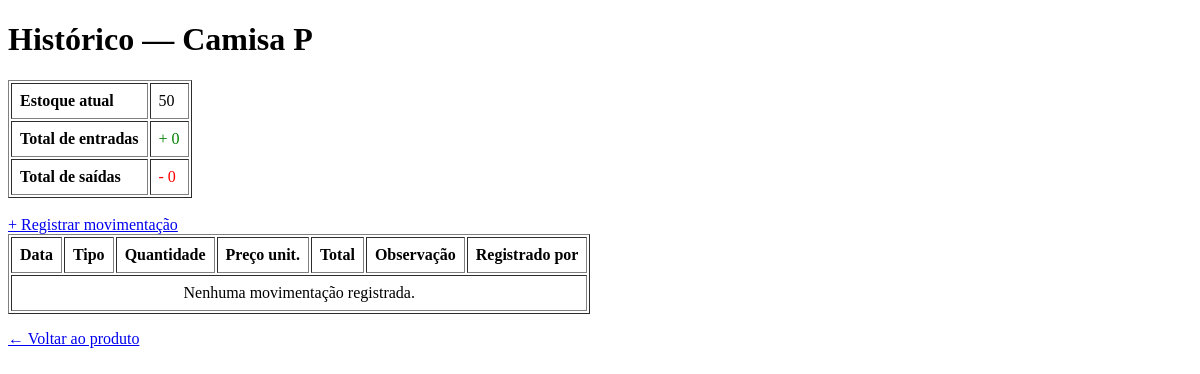
/movimentacoes/produto/1 (signed in), run on an earlier commit of the app's database.
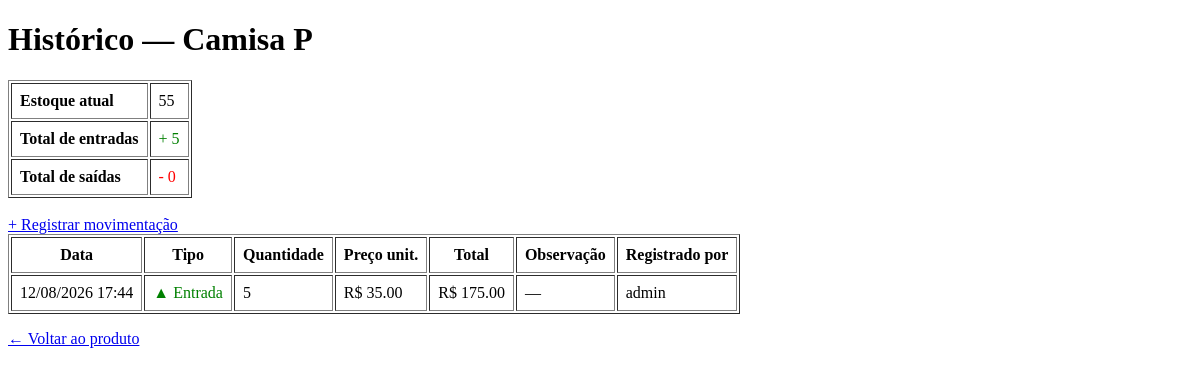
And on a later commit of the database.
### app/models/produto.py (models this page shows, shortened)
class Produto(Base):
    __tablename__ = "produtos"
    id = Column(Integer, primary_key=True, autoincrement=True, index=True)
    nome = Column(String(150), nullable=False, index=True)
    preco = Column(Float, nullable=False, default=0.0)
    estoque_atual = Column(Integer, nullable=False, default=0)
    ativo = Column(Boolean, default=True)
    imagem_path = Column(String(255), nullable=True)
    categoria_id = Column(Integer, ForeignKey("categorias.id", ondelete="SET NULL"), nullable=True )
    categoria = relationship("Categoria", back_populates="produtos")

### app/models/movimentacao.py (models this page shows, shortened)
class Movimentacao(Base):
    __tablename__ = "movimentacoes"
    id         = Column(Integer, primary_key=True, index=True)
    tipo       = Column(
        Enum(TipoMovimentacao),
        nullable=False
    )
    quantidade = Column(Integer, nullable=False)
    preco_unitario = Column(Float, nullable=False, default=0.0)
    observacao = Column(String(255), nullable=True)
    criado_em  = Column(DateTime, server_default=func.now())
    produto_id = Column(
        Integer,
        ForeignKey("produtos.id", ondelete="CASCADE"),
        nullable=False
    )
    usuario_id = Column(
        Integer,
        ForeignKey("usuarios.id", ondelete="SET NULL"),
        nullable=True
    )
    produto = relationship("Produto", backref="movimentacoes")
    usuario = relationship("Usuario", backref="movimentacoes")

### app/models/usuarios.py (models this page shows)
class Usuario(Base):
    __tablename__ = "usuarios"
    id = Column(Integer, primary_key=True, autoincrement=True)
    nome = Column(String(100), nullable=False)
    email = Column(String(150), unique=True, nullable=False)
    senha_hash = Column(String(255), nullable=False)
    role = Column(String(20), nullable=False, default="operador")
    ativo = Column(Boolean, default=True)
    criando_em = Column(DateTime, server_default=func.now())

### app/controllers/movimentacao_controller.py (the view)
@router.get("/produto/{produto_id}")
def historico_produto(
    produto_id: int,
    request: Request,
    db: Session = Depends(get_db),
    usuario = Depends(get_usuario_logado)
):
    produto = db.query(Produto).filter(Produto.id == produto_id).first()
    if not produto:
        return RedirectResponse(url="/produtos", status_code=302)
    movimentacoes = (
        db.query(Movimentacao)
        .filter(Movimentacao.produto_id == produto_id)
        .order_by(Movimentacao.criado_em.desc())
        .all()
    )
    total_entradas = sum(
        m.quantidade for m in movimentacoes
        if m.tipo == TipoMovimentacao.ENTRADA
    )
    total_saidas = sum(
        m.quantidade for m in movimentacoes
        if m.tipo == TipoMovimentacao.SAIDA
    )
    return templates.TemplateResponse(
        request,
        "movimentacoes/historico.html",
        {
            "request":        request,
            "usuario":        usuario,
            "produto":        produto,
            "movimentacoes":  movimentacoes,
            "total_entradas": total_entradas,
            "total_saidas":   total_saidas,
        }
    )

### app/templates/movimentacoes/historico.html (shortened to what this page needs)
<!DOCTYPE html>
<html lang="pt-br">
<head>
</head>
<body>
    <h1>Histórico — {{ produto.nome }}</h1>
    <table border="1" cellpadding="8">
        <tr>
            <td><strong>Estoque atual</strong></td>
            <td>{{ produto.estoque_atual }}</td>
        </tr>
        <tr>
            <td><strong>Total de entradas</strong></td>
            <td style="color:green">+ {{ total_entradas }}</td>
        </tr>
        <tr>
            <td><strong>Total de saídas</strong></td>
            <td style="color:red">- {{ total_saidas }}</td>
        </tr>
    </table>
    <br>
    <a href="/movimentacoes/nova?produto_id={{ produto.id }}">
        + Registrar movimentação
    </a>
    <table border="1" cellpadding="8">
        <thead>
            <tr>
                <th>Data</th>
                <th>Tipo</th>
                <th>Quantidade</th>
                <th>Preço unit.</th>
                <th>Total</th>
                <th>Observação</th>
                <th>Registrado por</th>
            </tr>
        </thead>
        <tbody>
            {% for m in movimentacoes %}
            <tr>
                <td>{{ m.criado_em.strftime('%d/%m/%Y %H:%M') }}</td>
                <td>
                    {% if m.tipo.value == 'entrada' %}
                        <span style="color:green">▲ Entrada</span>
                    {% else %}
                        <span style="color:red">▼ Saída</span>
                    {% endif %}
                </td>
                <td>{{ m.quantidade }}</td>
                <td>R$ {{ "%.2f"|format(m.preco_unitario) }}</td>
                <td>R$ {{ "%.2f"|format(m.valor_total) }}</td>
                <td>{{ m.observacao or "—" }}</td>
                <td>{{ m.usuario.nome if m.usuario else "—" }}</td>
            </tr>
            {% endfor %}
            {% if not movimentacoes %}
            <tr>
                <td colspan="7" style="text-align:center">
                    Nenhuma movimentação registrada.
                </td>
            </tr>
            {% endif %}
        </tbody>
    </table>
    <p>
        <a href="/produtos/{{ produto.id }}">← Voltar ao produto</a>
    </p>
</body>
</html>

What changed in the data, as far as the page shows it:
changed Produto "Camisa P": estoque_atual "50" → "55"
added Movimentacao: criado_em "12/08/2026 17:44", tipo "▲ Entrada", quantidade "5", preco_unitario "35.00", valor_total "175.00", observacao "—", usuario "admin"
Also different on the page:
{{ total_entradas }}: "0" → "5"
text no longer shown: "Nenhuma movimentação registrada."
